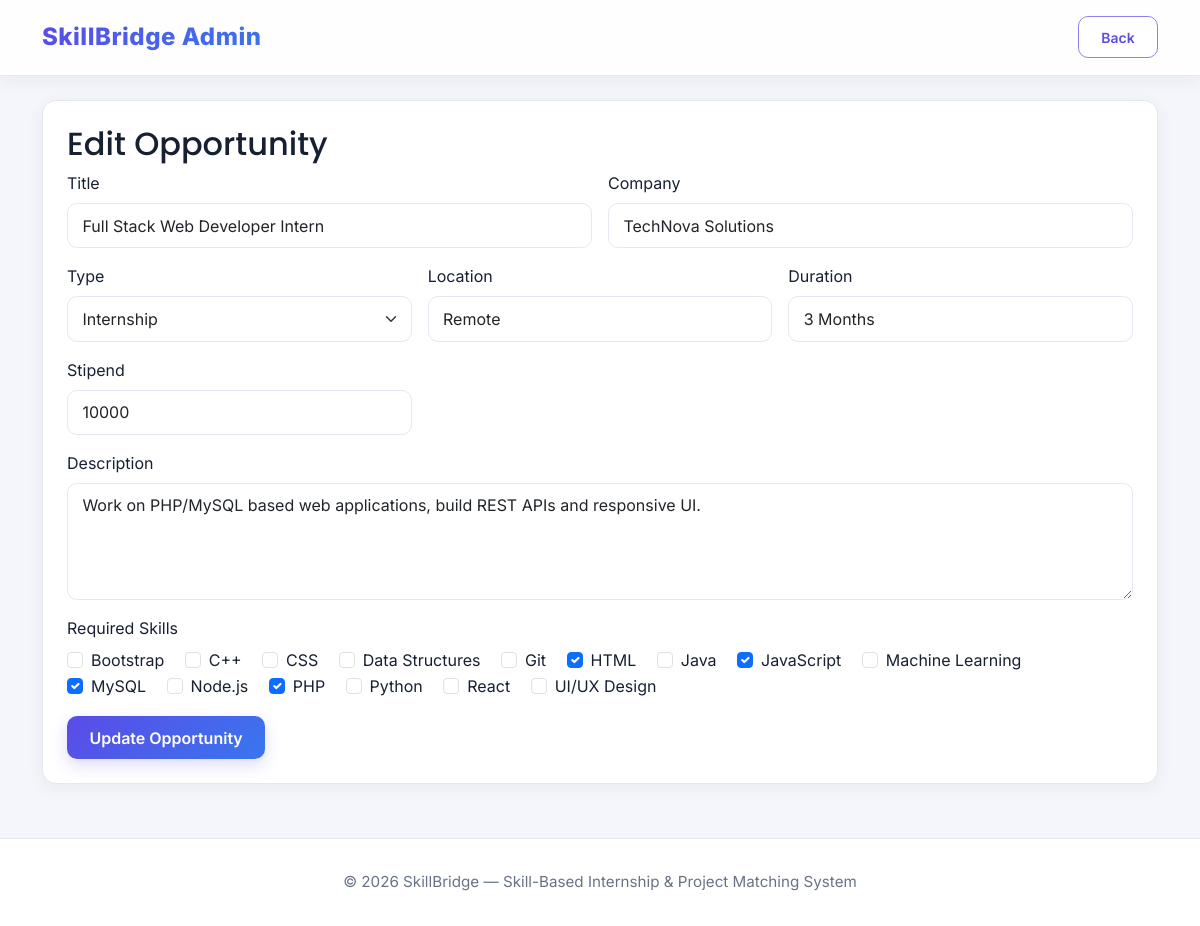
Page /admin/edit_opportunity.php?id=1 (signed in) on the committed database.
### tables this page shows
CREATE TABLE opportunities (
    id INT AUTO_INCREMENT PRIMARY KEY,
    title VARCHAR(150) NOT NULL,
    company VARCHAR(150) NOT NULL,
    type ENUM('Internship','Project') DEFAULT 'Internship',
    description TEXT,
    location VARCHAR(100) DEFAULT 'Remote',
    duration VARCHAR(50) DEFAULT NULL,
    stipend VARCHAR(50) DEFAULT NULL,
    posted_by INT DEFAULT NULL,
    created_at TIMESTAMP DEFAULT CURRENT_TIMESTAMP,
    FOREIGN KEY (posted_by) REFERENCES admins(id) ON DELETE SET NULL
);

CREATE TABLE skills (
    id INT AUTO_INCREMENT PRIMARY KEY,
    skill_name VARCHAR(100) UNIQUE NOT NULL,
    category VARCHAR(100) DEFAULT 'General'
);

### admin/edit_opportunity.php (the view, shortened to what this page needs)
<?php
require_once '../config/database.php';
$id = (int) ($_GET['id'] ?? $_POST['id'] ?? 0);
$stmt = $conn->prepare("SELECT * FROM opportunities WHERE id = ?");
$stmt->bind_param("i", $id); $stmt->execute();
$opp = $stmt->get_result()->fetch_assoc();
$selectedIds = [];
$sel = $conn->prepare("SELECT skill_id FROM opportunity_skills WHERE opportunity_id = ?");
$sel->bind_param("i", $id); $sel->execute();
$r = $sel->get_result();
while ($row = $r->fetch_assoc()) $selectedIds[] = $row['skill_id'];
$allSkills = $conn->query("SELECT * FROM skills ORDER BY skill_name");
include '../includes/header.php';
?>
<nav class="navbar sb-navbar"><div class="container"><span class="navbar-brand sb-brand">SkillBridge Admin</span>
<a href="opportunities.php" class="btn sb-btn-outline btn-sm">Back</a></div></nav>
<div class="container py-4">
  <div class="sb-card p-4">
    <h2>Edit Opportunity</h2>
    <form method="POST">
      <div class="row g-3">
        <div class="col-md-6"><label class="form-label">Title</label><input name="title" class="form-control" value="<?php echo htmlspecialchars($opp['title']); ?>" required></div>
        <div class="col-md-6"><label class="form-label">Company</label><input name="company" class="form-control" value="<?php echo htmlspecialchars($opp['company']); ?>" required></div>
        <div class="col-md-4"><label class="form-label">Type</label>
          <select name="type" class="form-select">
            <option <?php echo $opp['type']==='Internship'?'selected':''; ?>>Internship</option>
          </select></div>
        <div class="col-md-4"><label class="form-label">Location</label><input name="location" class="form-control" value="<?php echo htmlspecialchars($opp['location']); ?>"></div>
        <div class="col-md-4"><label class="form-label">Duration</label><input name="duration" class="form-control" value="<?php echo htmlspecialchars($opp['duration']); ?>"></div>
        <div class="col-md-4"><label class="form-label">Stipend</label><input name="stipend" class="form-control" value="<?php echo htmlspecialchars($opp['stipend']); ?>"></div>
        <div class="col-12"><label class="form-label">Description</label><textarea name="description" class="form-control" rows="4" required><?php echo htmlspecialchars($opp['description']); ?></textarea></div>
        <div class="col-12">
          <label class="form-label">Required Skills</label><br>
          <?php while ($s = $allSkills->fetch_assoc()): ?>
            <div class="form-check form-check-inline">
              <input class="form-check-input" type="checkbox" name="skill_ids[]" value="<?php echo $s['id']; ?>" id="sk<?php echo $s['id']; ?>"
                <?php echo in_array($s['id'], $selectedIds) ? 'checked' : ''; ?>>
              <label class="form-check-label" for="sk<?php echo $s['id']; ?>"><?php echo htmlspecialchars($s['skill_name']); ?></label>
            </div>
          <?php endwhile; ?>
        </div>
      </div>
      <button type="submit" class="btn sb-btn-primary mt-3">Update Opportunity</button>
    </form>
  </div>
</div>
<?php include '../includes/footer.php'; ?>

### assets/css/style.css (style rules this page uses)
:root { --sb-primary: #6d28f5; --sb-primary-dark: #4c1dbf; --sb-secondary: #ff7a59; --sb-accent: #00d4b8; --sb-bg: #f5f6fb; --sb-text: #1c2333; --sb-muted: #6b7280; --sb-border: #e6e4fb; --sb-gradient: linear-gradient(135deg, #6d28f5 0%, #a855f7 50%, #ff7a59 100%); --sb-gradient-soft: linear-gradient(135deg, rgba(109,40,245,.08), rgba(255,122,89,.08)); --sb-shadow-sm: 0 2px 10px rgba(35, 20, 90, .06); --sb-shadow-md: 0 10px 30px rgba(35, 20, 90, .10); --sb-shadow-lg: 0 20px 45px rgba(35, 20, 90, .16); --sb-radius: 16px; }
* { scroll-behavior: smooth; }
body { background: radial-gradient(1200px 500px at 100% -10%, rgba(109,40,245,.08), transparent 60%), radial-gradient(900px 400px at -10% 20%, rgba(0,212,184,.08), transparent 55%), var(--sb-bg); color: var(--sb-text); font-family: 'Inter', 'Segoe UI', Arial, sans-serif; min-height: 100vh; }
h1, h2, h3, h4, h5, h6 { font-family: 'Poppins', 'Segoe UI', Arial, sans-serif; }
a { transition: color .2s ease; }
.sb-navbar { background: rgba(255, 255, 255, .85); backdrop-filter: blur(10px); -webkit-backdrop-filter: blur(10px); border-bottom: 1px solid var(--sb-border); padding: .9rem 0; position: sticky; top: 0; z-index: 1030; box-shadow: var(--sb-shadow-sm); }
.sb-brand { font-weight: 800 !important; font-size: 1.5rem; background: var(--sb-gradient); -webkit-background-clip: text; background-clip: text; -webkit-text-fill-color: transparent; letter-spacing: .5px; }
.sb-card { background: #fff; border: 1px solid var(--sb-border); border-radius: var(--sb-radius); box-shadow: var(--sb-shadow-sm); transition: transform .25s ease, box-shadow .25s ease, border-color .25s ease; position: relative; overflow: hidden; }
.sb-card::before { content: ""; position: absolute; top: 0; left: 0; right: 0; height: 4px; background: var(--sb-gradient); opacity: 0; transition: opacity .25s ease; }
.sb-btn-primary { background: var(--sb-gradient); background-size: 160% 160%; color: #fff; border: none; font-weight: 600; padding: .6rem 1.4rem; border-radius: 10px; box-shadow: 0 6px 16px rgba(109,40,245,.28); transition: all .25s ease; }
.sb-btn-outline { background: #fff; color: var(--sb-primary); border: 1.5px solid var(--sb-primary); font-weight: 600; padding: .6rem 1.4rem; border-radius: 10px; transition: all .25s ease; }
.form-control, .form-select { border-radius: 10px; border: 1.5px solid var(--sb-border); padding: .6rem .9rem; transition: border-color .2s ease, box-shadow .2s ease; }
:root { --sb-primary: #5b4be7; --sb-primary-dark: #4032b8; --sb-accent: #2a9df4; --sb-bg: #f4f6fb; --sb-text: #172033; --sb-muted: #697386; --sb-border: #e4e8f1; --sb-sidebar: #10172a; --sb-sidebar-muted: #9ba6bd; --sb-shadow-sm: 0 4px 18px rgba(24, 35, 58, .06); --sb-shadow-md: 0 14px 36px rgba(24, 35, 58, .10); --sb-gradient: linear-gradient(135deg, #5b4be7 0%, #3976ee 100%); --sb-gradient-soft: linear-gradient(135deg, rgba(91,75,231,.08), rgba(57,118,238,.06)); --sb-radius: 14px; }
body { background: var(--sb-bg); color: var(--sb-text); }
.sb-card { border-color:var(--sb-border); border-radius:14px; box-shadow:var(--sb-shadow-sm); }
.sb-btn-primary { background:var(--sb-gradient); box-shadow:0 6px 16px rgba(91,75,231,.20); }
.sb-btn-outline { color:var(--sb-primary); border-color:#8c82ed; }

### rows in the picture
opportunities: title "Full Stack Web Developer Intern", company "TechNova Solutions", type "Internship", location "Remote", duration "3 Months", stipend "10000", description "Work on PHP/MySQL based web applications, build REST APIs and responsive UI."
skills: skill_name "Bootstrap"
skills: skill_name "C++"
skills: skill_name "CSS"
skills: skill_name "Data Structures"
skills: skill_name "Git"
skills: id "☑", skill_name "HTML"
skills: skill_name "Java"
skills: id "☑", skill_name "JavaScript"
skills: skill_name "Machine Learning"
skills: id "☑", skill_name "MySQL"
skills: skill_name "Node.js"
skills: id "☑", skill_name "PHP"
skills: skill_name "Python"
skills: skill_name "React"
skills: skill_name "UI/UX Design"
